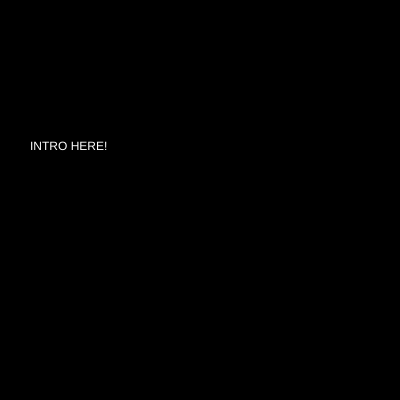
Frame 1 (no input)
Frame 60 (no input): identical to frame 1, image omitted
Frame 120 (the mouse pressed at the canvas centre since frame 60): identical to frame 1, image omitted

The p5.js sketch that drew this single still picture (run headless with seeded random() and noise() and a simulated clock; from frame 60 on, the mouse is pressed at the canvas centre):

// p5.js sketch
// ── sketch.js
var Player = {
	LIVES: 3,
	SCORE: 0,
	LEVEL: 0,
	TITLE: ["Chiayo", "Noob", "Apprentice", "Journeywomyn", "Master",
			"Grandmaster", "Legendary", "Prodigy", "Thy"],
};

var Paddle = {
    WIDTH: 60,
    HEIGHT: 10,
    RADIUS: 10,
    Y: 360,
    
    location: () => { 
    	return mouseX - Paddle.WIDTH / 2;
    },

    draw: () => { 
    	fill(255, 255, 255);
    	rect(
    		Paddle.location(), 
    		Paddle.Y, 
    		Paddle.WIDTH, 
    		Paddle.HEIGHT,
    		Paddle.RADIUS,
    	)
    },
};

var Ball = {
	SIZE: 20,
	SPEED_X: 4,
	SPEED_Y: 3,
	X: random(10, 390),
	Y: 15,

	update: () => {
		// apply vertical and horizontal speed
		Ball.X += Ball.SPEED_X;
		Ball.Y += Ball.SPEED_Y;

		// ball bounces off 2 side walls
		if(Ball.X > width - Ball.SIZE / 2 || Ball.X < Ball.SIZE / 2)
        	Ball.SPEED_X *= -1; // ball bounces left / right
    
    	// ball bounces off top and bottom
    	if(Ball.Y <  Ball.SIZE / 2)
        	Ball.SPEED_Y *= -1; // ball bounces down

    	if(Ball.Y >= height - Ball.SIZE / 2) {
        	Ball.Y = 13; 	   // reset position of ball on top of canvas
        	Player.LIVES -= 1; // number of lives decreases by 1
    	}

    	/** paddle collision detection **/
    	if(Ball.Y > Paddle.Y - Ball.SIZE / 2
    		&& Ball.X > Paddle.location()
    		&& Ball.X < Paddle.location() + Paddle.WIDTH) {
				Ball.SPEED_Y *= -1; // ball bounces up
		}
    },

    draw: () => {
    	fill(252, 248, 138);
    	ellipse(Ball.X, Ball.Y, Ball.SIZE, Ball.SIZE);

    	Ball.update();
    },
};

var Skeets = {
	LIST: [],
	SIZE: 40,
	NUM_OBJ: 0,

	create: (num) => {
		Skeets.LIST = [];
		Skeets.NUM_OBJ = num;
		for(var i = 0; i < Skeets.NUM_OBJ; i++) {
			Skeets.LIST[i] = {
        		collision: false,
				x: random(10, 390), 
				y: random(10, 200),
				c: color(
					random(0, 225), 
					random(0, 255), 
					random(0, 255),
				)
			}
		}
	},

	vanquish: () => {
		for(var u = 0; u < Skeets.LIST.length; u++) {
			if(Skeets.LIST[u].collision) {
				Skeets.LIST.splice(u, 1);
				Player.SCORE++;
				Skeets.NUM_OBJ--;
			}
		}
	},

	update: () => {
		for(var obj = 0; obj < Skeets.LIST.length; obj++) {
			if(dist(Ball.X, Ball.Y, Skeets.LIST[obj].x, Skeets.LIST[obj].y) 
				< (Skeets.SIZE/2 + Ball.SIZE / 2)) 
					Skeets.LIST[obj].collision = true;
    	}
	},

	draw: () => {
		for(var ob = 0; ob < Skeets.LIST.length; ob++) {
			fill(Skeets.LIST[ob].c);
			ellipse(
				Skeets.LIST[ob].x, 
				Skeets.LIST[ob].y, 
				Skeets.SIZE, 
				Skeets.SIZE,
			);
		}

		Skeets.update();
		Skeets.vanquish();
	},
};

var Game = {
	COMPLETED: 1,
	INTRO: 2,
	FLAG: 2,
	OVER: 3,
	
	state: () => {
		if(Game.FLAG) 			return Game.FLAG;
		if(Player.LIVES ===  0) return Game.OVER;
		if(Player.LEVEL === 10) return Game.COMPLETED;
	},

	reset: () => {
		Player.LIVES = 3;
		Player.LEVEL = 0;
		Player.SCORE = 0;

		Skeets.SIZE = 40;
		Skeets.LIST = [];
		Skeets.NUM_OBJ = 0;

		Ball.SPEED_Y = 3;
		Ball.SPEED_X = 4;

		Paddle.WIDTH = 60;

		Game.set_flag(Game.INTRO);
	},

	message: (type) => {
		switch(type) {
		case Game.INTRO:
			text("INTRO HERE!", 30, 150);
			break;

		case Game.COMPLETED:
			text("Congratulations!", 30, 150);
			break;
		
		case Game.OVER:
			text("Game Over. You suck!", 30, 150);
			text("Score  " + Player.SCORE, 30, 210);
			text("Level  " + Player.TITLE[Player.LEVEL - 1], 30, 230);
			break;
		}
	},

	text: () => {
		fill(255);
		textSize(15);
		textFont("Monospace");

		text("XP " + Player.SCORE, 30, 50);
		text(Player.TITLE[Player.LEVEL - 1], 30, 30);
    	text("<3 ".repeat(Player.LIVES), 300 + 27 * (3 - Player.LIVES), 30);

    	// debug
    	//text("speed_x: " + Math.abs(Ball.SPEED_X), 30, 60);
    	//text("speed_y: " + Math.abs(Ball.SPEED_Y), 30, 75);
	},

	set_flag: (flag) => {
		Game.FLAG = flag;
	},

	run: () => {
		if(!Skeets.LIST.length) {
			switch(Player.LEVEL) {
			case 0:
				//Game.intro();
				break;

			case 1: 
			case 2: 
			case 3: 
				Skeets.SIZE -= 10;
				break;

			case 7:
			case 8:
			case 9:
				Paddle.WIDTH *= .8;
				/* fall through */

			case 4:
			case 5:
			case 6:
				var _abs = (n) => Math.abs(n);
				var _neg = (n) => (n < 0) ? -1 : +1;

				Ball.SPEED_X = _neg(Ball.SPEED_X) * (_abs(Ball.SPEED_X) + .5)
				Ball.SPEED_Y = _neg(Ball.SPEED_Y) * (_abs(Ball.SPEED_Y) + .5)
				break;
			}

			Skeets.create(++Player.LEVEL);
		}
		
		Skeets.draw();
		Paddle.draw();
		Ball.draw();
	}
}

function random(min, max) {
	return Math.floor(Math.random() * (max - min)) + min;
}

function setup() {
    createCanvas(400, 400);
    noStroke();
    fill(0xffffff);
}

function draw() {
    background(0); // clear screen

    switch(Game.state()) {
    case Game.INTRO:
    	Game.message(Game.INTRO);
    	if(keyCode === 32)
    		Game.set_flag(false); // remove intro flag
    	break;
    
    case Game.COMPLETED:
    	Game.message(Game.COMPLETED);
    	if(keyCode === 32) 
    		Game.reset();
    	break;
    
    case Game.OVER:
    	Game.message(Game.OVER);
    	if(keyCode === 32) 
    		Game.reset();
    	break;
    
    default:
    	Game.run();
    	Game.text();
    }

    keyCode = 0;
}
